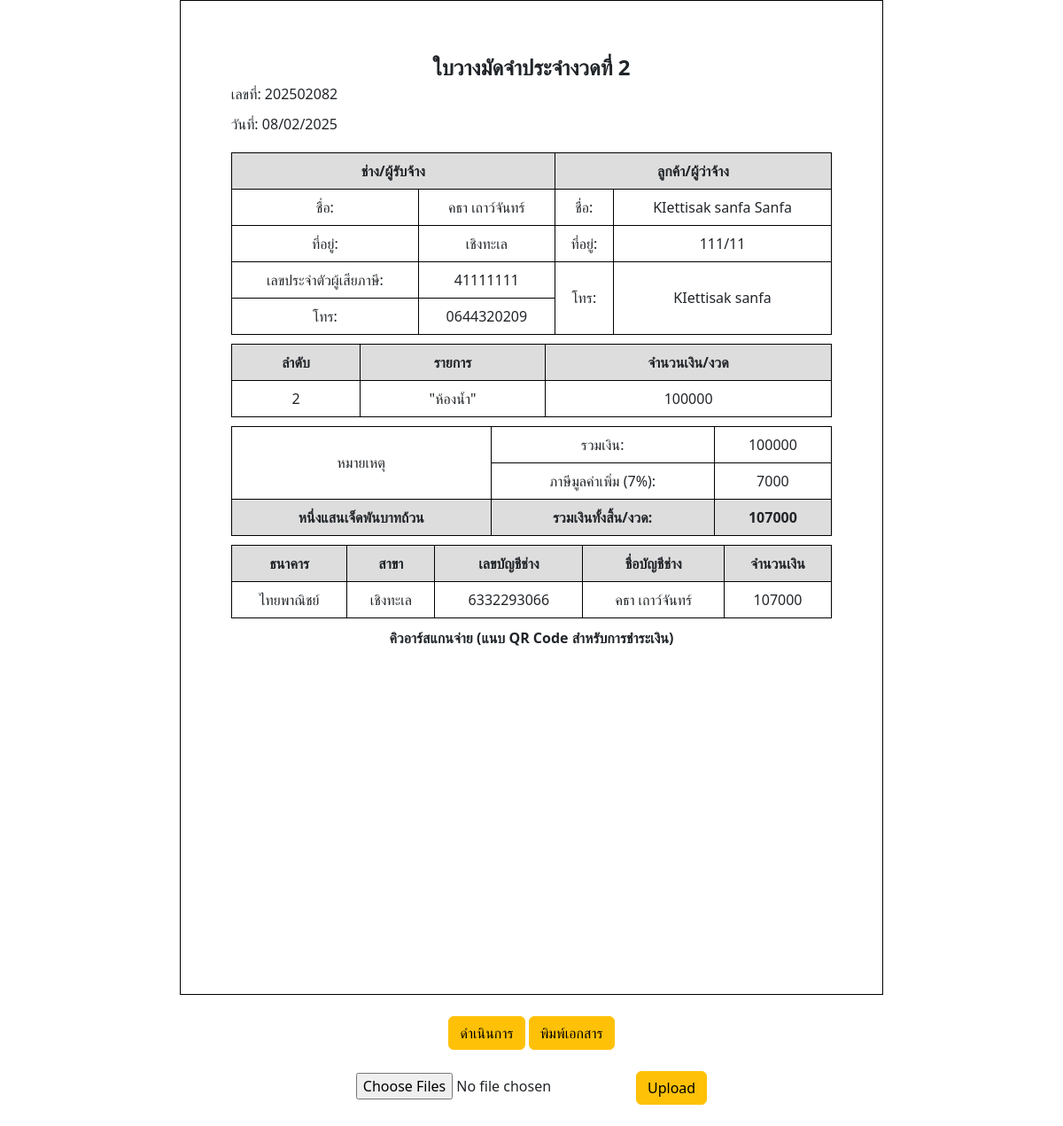
Page /depositslip_view/202502082/ on the earlier database version.
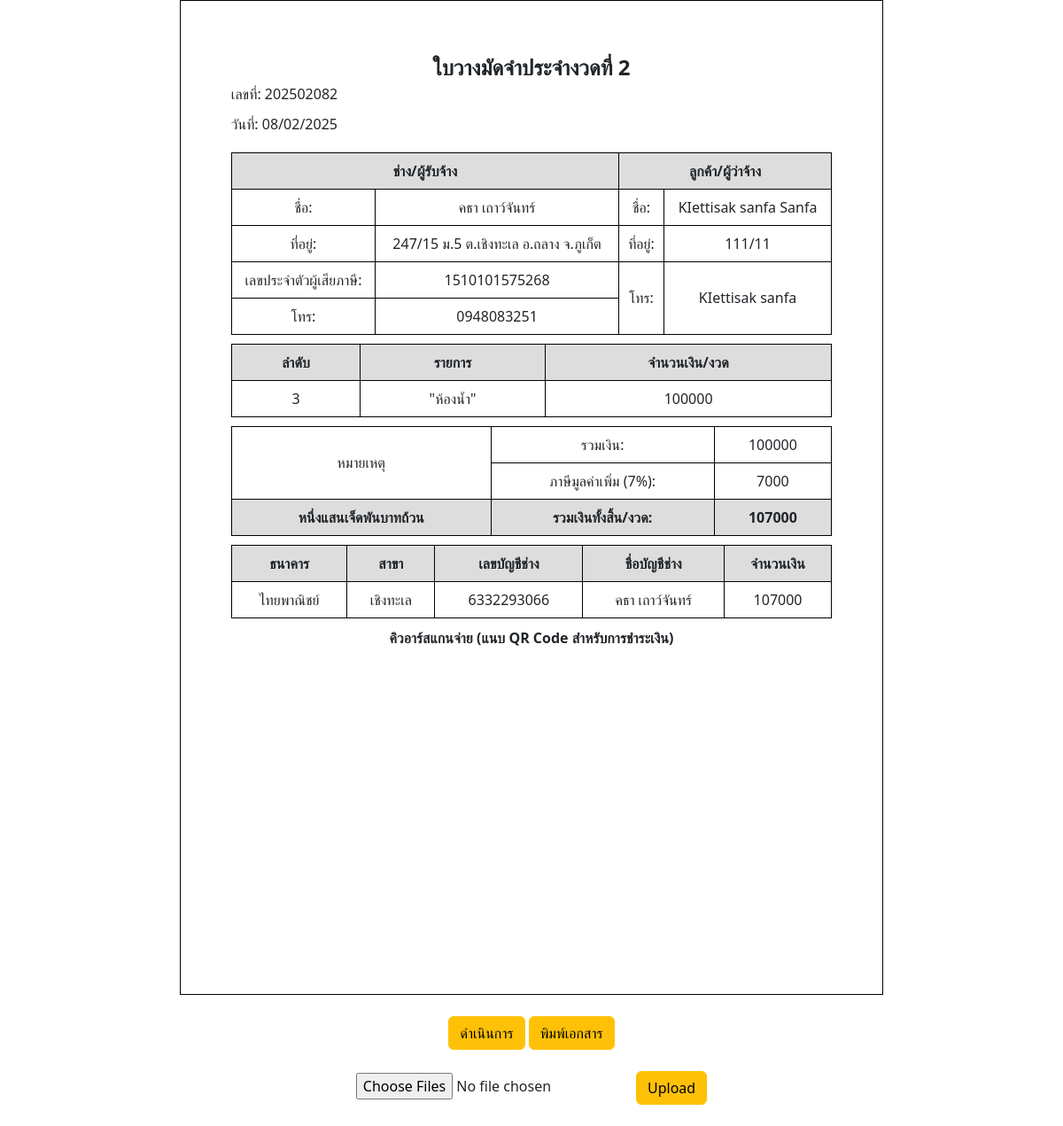
Same page on the later database version.
### pApp/models.py (models this page shows)
class user(models.Model):
    email = models.EmailField(max_length=25)
    password = models.CharField(max_length=25)
    name = models.CharField(max_length= 25)
    lastName = models.CharField(max_length= 25)
    address = models.CharField(max_length=50)
    tel = models.CharField(max_length=10)
    bank = models.CharField(max_length=25)
    bank_address = models.CharField(max_length=50)
    accountnumber = models.CharField(max_length=15)
    userid_card = models.CharField(max_length=15)

class deposit_orders(models.Model):
    deposit_ordername = models.CharField(max_length=25)
    deposit_price = models.IntegerField()
    depositslip = models.ForeignKey(
        depositslip,on_delete=models.CASCADE, related_name="_deposit_order"
    )  # เพิ่ม ForeignKey เพื่อเชื่อมโยงกับ depositslip

### pApp/backEnd/depositislip_view.py (the view, shortened to what this page needs)
# urls.py: path('depositslip_view/<str:depositslip_number>/',depositislip_view.deposit_slip_view, name='depositslip_view'),
def deposit_slip_view(request, depositslip_number):
    try:
        _depositslip = get_object_or_404(depositslip, depositslip_number=depositslip_number)
        _quotation = _depositslip.quotation
        _deposit_orders = deposit_orders.objects.filter(depositslip=_depositslip)
        context_user = get_object_or_404(user, id=1)
        _imgs = imgs.objects.filter(deposit=_depositslip)
        file_urls = [img.slip.url for img in _imgs]
    except ImproperlyConfigured as e:
        return JsonResponse({"success": False, "error": str(e)})
    show_button = True
    context = {
        "depositslip": _depositslip,
        "deposit_orders": _deposit_orders,
        "quotation": _quotation,
        "user": context_user,
        "show_button": show_button,
        "file_urls": file_urls,  # ส่ง URL ภาพไปยัง template
    }
    return render(request, 'depositslip_view.html', context)

### pApp/templatetags/custom_filters.py (called while the page is built)
def bahttext(value):
    from num2words import num2words
    try:
        value = float(value)
        text = num2words(value, lang='th') + "บาทถ้วน"
        return text
    except:
        return value

### pApp/templates/depositslip_view.html (shortened to what this page needs)
<!DOCTYPE html>
<html lang="th">
<head>
    <link rel="stylesheet" href="https://cdn.jsdelivr.net/npm/bootstrap@5.3.0/dist/css/bootstrap.min.css">
</head>
<body>
    <div class="container">
        <div class="header">ใบวางมัดจำประจำงวดที่ {{depositslip.id}}</div>
        <div class="info">
            <div>เลขที่: <span>{{ depositslip.depositslip_number }}</span></div>
            <div>วันที่: <span>{{ depositslip.depositslip_date|date:"d/m/Y" }}</span></div>
        </div>
        <table>
            <tr>
                <td colspan="2" class="highlight">ช่าง/ผู้รับจ้าง</td>
                <td colspan="2" class="highlight">ลูกค้า/ผู้ว่าจ้าง</td>
            </tr>
            <tr>
                <td>ชื่อ:</td><td>{{ user.name }}  {{ user.lastName }}</td>
                <td>ชื่อ:</td><td>{{ quotation.name }}  {{ quotation.lastName }}</td>
            </tr>
            <tr>
                <td>ที่อยู่:</td><td>{{ user.address }}</td>
                <td>ที่อยู่:</td><td>{{ quotation.address }}</td>
            </tr>
            <tr>
                <td>เลขประจำตัวผู้เสียภาษี:</td><td>{{ user.userid_card }}</td>
                <td rowspan="2">โทร:</td><td rowspan="2">{{ quotation.tel }}</td>
            </tr>
            <tr>
                <td>โทร:</td><td>{{ user.tel }}</td>
            </tr>
        </table>
        <div class="table-container">
            <table>
                <tr class="highlight">
                    <th>ลำดับ</th>
                    <th>รายการ</th>
                    <th>จำนวนเงิน/งวด</th>
                </tr>
                {% for order in deposit_orders %}
                    <tr>
                        <td>{{ order.id }}</td>
                        <td>"{{ order.deposit_ordername }}"</td>
                        <td>{{ order.deposit_price }}</td>
                    </tr>
                {% endfor %}
            </table>
        </div>
        <div class="payment-section">
            <table>
                <tr>
                    {% load custom_filters %}
                    <td rowspan="2">หมายเหตุ</td>
                    <td>รวมเงิน:</td>
                    <td>{{ depositslip.deposit_total }}</td>
                </tr>
                <tr>
                    <td>ภาษีมูลค่าเพิ่ม (7%):</td>
                    <td>{{ depositslip.deposit_vat }}</td>
                </tr>
                <tr class="highlight">
                    <td>{{ depositslip.deposit_totalprice|bahttext }}</td>
                    <td>รวมเงินทั้งสิ้น/งวด:</td>
                    <td>{{ depositslip.deposit_totalprice }}</td>
                </tr>
            </table>
        </div>
        <div class="bank-section">
            <table>
                <tr class="highlight">
                    <th>ธนาคาร</th>
                    <th>สาขา</th>
                    <th>เลขบัญชีช่าง</th>
                    <th>ชื่อบัญชีช่าง</th>
                    <th>จำนวนเงิน</th>
                </tr>
                <tr>
                    <td>{{ user.bank }}</td>
                    <td>{{ user.bank_address }}</td>
                    <td>{{ user.accountnumber }}</td>
                    <td>{{ user.name }}  {{ user.lastName }}</td>
                    <td>{{ depositslip.deposit_totalprice }}</td>
                </tr>
            </table>
        </div>
        <div class="qr-code">
            คิวอาร์สแกนจ่าย (แนบ QR Code สำหรับการชำระเงิน)
        </div>
    </div>
</body>
</html>
<body >
    <br>
    <div class="text-center">
        {% if show_button %}
        <button id="toggleButton" class="btn btn-warning " onclick="toggleText()">ดำเนินการ</button>
        <button class="btn btn-warning" onclick="window.print()">พิมพ์เอกสาร</button>
        <form method="POST" enctype="multipart/form-data">
            <br>
            <input type="file" name="images" multiple>
            <button type="submit" class="btn btn-warning">Upload</button>
        </form>
        {% endif %}
        <br>
    </div>
</body>
</html>

Differences in the rows shown:
no longer on this page (row edited): deposit_orders: id "2", deposit_ordername "ห้องน้ำ", deposit_price "100000"
changed user "คธา": address "เชิงทะเล" → "247/15 ม.5 ต.เชิงทะเล อ.ถลาง จ.ภูเก็ต"; userid_card "41111111" → "1510101575268"; tel "0644320209" → "0948083251"
now on this page (row edited): deposit_orders: id "3", deposit_ordername "ห้องน้ำ", deposit_price "100000"
